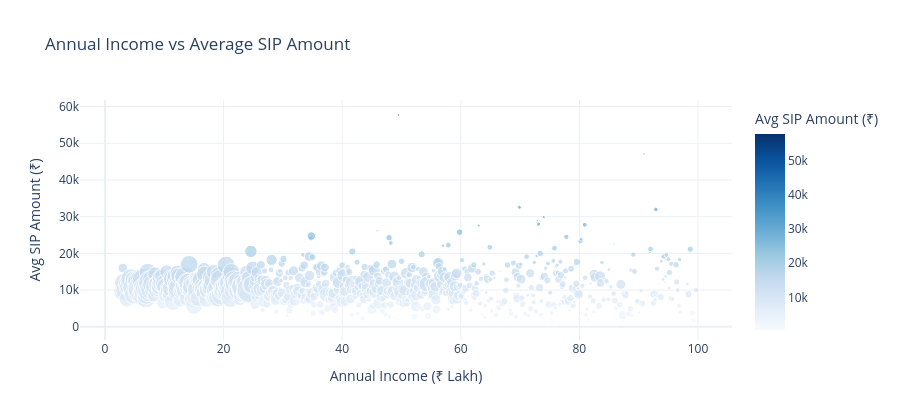

Notebook code cell kept with this figure:
### Markdown cell above
## Chart 13 — Annual Income vs Avg SIP Amount (Scatter)

### Code cell
income_sip = sip_txn.groupby('annual_income_lakh').agg(
    avg_sip=('amount_inr','mean'),
    count=('amount_inr','count')
).reset_index()

fig = px.scatter(
    income_sip, x='annual_income_lakh', y='avg_sip',
    size='count', color='avg_sip',
    color_continuous_scale='Blues',
    title='Annual Income vs Average SIP Amount',
    labels={'annual_income_lakh':'Annual Income (₹ Lakh)',
            'avg_sip':'Avg SIP Amount (₹)','count':'No. of SIPs'},
    template='plotly_white', height=420
)
fig.write_image(str(CHART_DIR / 'chart_13_income_sip.png'), width=1000, height=420)
fig.show()
print(' Chart 13 saved')

### Figure 1 — Plotly figure (JSON) as saved in the notebook; plotly's stock layout.template omitted (floating-point values rounded to 4 significant figures; data arrays with more than 128 entries replaced by an {"elided": "..."} marker saying what was removed)
{"data": [{"hovertemplate": "Annual Income (₹ Lakh)=%{x}<br>Avg SIP Amount (₹)=%{marker.color}<br>No. of SIPs=%{marker.size}<extra></extra>", "legendgroup": "", "marker": {"color": {"elided": "796 float values"}, "coloraxis": "coloraxis", "size": {"elided": "796 int values"}, "sizemode": "area", "sizeref": 0.4225, "symbol": "circle"}, "mode": "markers", "name": "", "orientation": "v", "showlegend": false, "type": "scatter", "x": {"elided": "796 float values"}, "xaxis": "x", "y": {"elided": "796 float values"}, "yaxis": "y"}], "layout": {"coloraxis": {"colorbar": {"title": {"text": "Avg SIP Amount (₹)"}}, "colorscale": [[0, "rgb(247,251,255)"], [0.125, "rgb(222,235,247)"], [0.25, "rgb(198,219,239)"], [0.375, "rgb(158,202,225)"], [0.5, "rgb(107,174,214)"], [0.625, "rgb(66,146,198)"], [0.75, "rgb(33,113,181)"], [0.875, "rgb(8,81,156)"], [1, "rgb(8,48,107)"]]}, "height": 420, "legend": {"itemsizing": "constant", "tracegroupgap": 0}, "title": {"text": "Annual Income vs Average SIP Amount"}, "xaxis": {"anchor": "y", "domain": [0, 1], "title": {"text": "Annual Income (₹ Lakh)"}}, "yaxis": {"anchor": "x", "domain": [0, 1], "title": {"text": "Avg SIP Amount (₹)"}}}}
